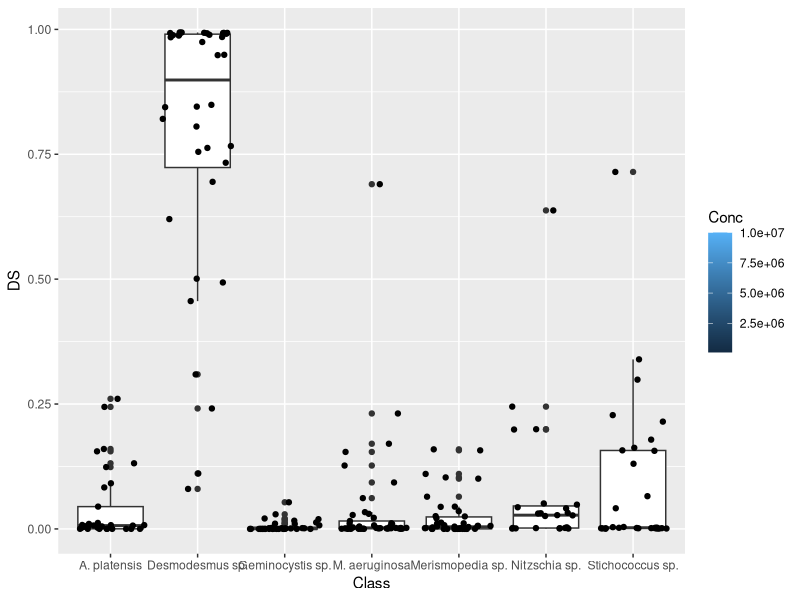

Source code (R):
library(readxl)
pred_DA_svm <- read_excel("Stack Question/Bunmi Figure/pred DA svm.xlsx", sheet = "Sheet3")
View(pred_DA_svm)

head(pred_DA_svm)
data = pred_DA_svm

library(tidyverse)

data$Conc.Cat = as.character(data$Conc)
colnames(data)
data %>% 
  ggplot(aes(x=Class,y=DS)) +
  geom_boxplot(aes(fill = Conc)) +
  geom_jitter(aes(fill = Conc)) 
 # geom_dotplot(aes(x=Class,y=DS), method="histodot",stackgroups=TRUE, binwidth = 1)
